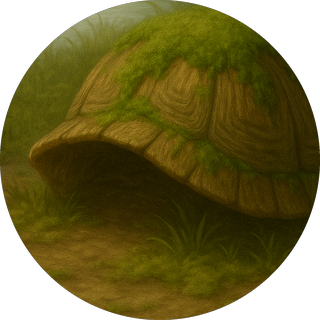
#> input picture docs/assets/img/abitanti/tilda.png, 320 x 320 px, found by its file name
$ python ritagli.py ../docs/assets/img/abitanti/tilda.png
#> lines starting #> are read from the running program, lines starting #| are printed output that depends on the picture; after the words box and inside, x2 and y2 are one past the last pixel; in counts of white or black regions, pixels touching at a corner belong together
# -*- coding: utf-8 -*-
"""
Ritaglia dalle immagini di img/ i pezzi usati come decorazione del sito:
 - medaglioni tondi per la pagina "Gli abitanti"

Sono l'unico uso delle immagini generate: nessuna banda, nessuno sfondo.

Le immagini originali NON vengono usate come illustrazioni dei racconti.

Uso:  python tools/ritagli.py           genera in docs/assets/img/
      python tools/ritagli.py --provino genera anche un provino di controllo
"""
import sys
from pathlib import Path

from PIL import Image, ImageDraw, ImageEnhance

ROOT = Path(__file__).resolve().parent.parent
SORGENTI = ROOT / "img"
DEST = ROOT / "docs" / "assets" / "img"
MEDAGLIONI = DEST / "abitanti"

LATO_MEDAGLIONE = 320  # px, il doppio della dimensione massima a schermo

# nome, file, centro x (0-1), centro y (0-1), lato del ritaglio (frazione della larghezza)
RITAGLI = [
    ("tilda",       "tilda.png",            0.489, 0.641, 0.62),
    ("velia",       "velia2.png",           0.660, 0.520, 0.40),
    ("rubino",      "ricciolepregede.png",  0.356, 0.719, 0.32),
    ("lola",        "ricciolepregede.png",  0.704, 0.576, 0.36),
    ("gedeone",     "ricciolepregede.png",  0.224, 0.116, 0.22),
    ("celestina",   "civett.png",           0.300, 0.410, 0.34),
    ("petronio",    "scoiattolo.png",       0.185, 0.205, 0.17),
    ("savino",      "scoiattolo.png",       0.459, 0.492, 0.46),
    ("curzio",      "curzio.png",           0.280, 0.430, 0.32),
    ("tenebrio",    "tasso.png",            0.597, 0.623, 0.46),
    ("lucia",       "tasso tenebrio.png",   0.807, 0.792, 0.15),
    ("tamarinda",   "talpa2.png",           0.502, 0.648, 0.26),
    ("romualdo",    "romo.png",             0.179, 0.244, 0.30),
    ("prospero",    "romo.png",             0.700, 0.170, 0.22),
    ("carisio",     "cervoo.png",           0.670, 0.210, 0.30),
    ("clizia",      "clizia_new.png",       0.499, 0.497, 0.440),
    ("livia",       "livia.png",            0.548, 0.337, 0.40),
    ("pindaro",     "pipistrello.png",      0.468, 0.183, 0.36),
    ("fiammetta",   "fiametta2.png",        0.484, 0.632, 0.36),
    ("brumildo",    "orsorondine.png",      0.320, 0.513, 0.40),
    ("raminga",     "orsorondine.png",      0.420, 0.239, 0.20),
    ("sinestesio",  "sinestesio.png",       0.778, 0.566, 0.28),
    ("lara",        "lontra castoro.png",   0.636, 0.440, 0.36),
    ("callisto",    "lontra castoro.png",   0.340, 0.453, 0.40),
    ("vento",       "vento2.png",           0.500, 0.320, 0.42),
]


def apri(nome):
    return Image.open(SORGENTI / nome).convert("RGB")


def ritaglio_quadrato(im, cx, cy, lato_frazione):
    lato = int(im.width * lato_frazione)
    lato = min(lato, im.width, im.height)
    x = int(im.width * cx - lato / 2)
    y = int(im.height * cy - lato / 2)
    x = max(0, min(x, im.width - lato))
    y = max(0, min(y, im.height - lato))
    return im.crop((x, y, x + lato, y + lato))


def maschera_tonda(lato):
    grande = lato * 4
    m = Image.new("L", (grande, grande), 0)
    ImageDraw.Draw(m).ellipse((0, 0, grande - 1, grande - 1), fill=255)
    return m.resize((lato, lato), Image.LANCZOS)


# ritagli troppo scuri da schiarire un po'
SCHIARISCI = {"petronio": 1.32, "tenebrio": 1.15, "pindaro": 1.25}

# ritagli poco leggibili da rinforzare nel contrasto
CONTRASTO = {"petronio": 1.18, "tamarinda": 1.15, "vento": 1.15}


def genera_medaglioni():
    """Rifà i medaglioni dalle immagini di partenza.

    Se una immagine di partenza non c'è — per esempio perché img/ non è stata
    caricata su GitHub — il medaglione già pronto in docs/ va benissimo così:
    si tiene quello e si tira avanti.
    """
    MEDAGLIONI.mkdir(parents=True, exist_ok=True)
    fatti, tenuti, persi = [], [], []

    for nome, file, cx, cy, lato in RITAGLI:
        if not (SORGENTI / file).exists():
            (tenuti if (MEDAGLIONI / f"{nome}.png").exists() else persi).append(nome)
            continue
        im = ritaglio_quadrato(apri(file), cx, cy, lato)
#> in apri, `return Image.open(SORGENTI / nome).convert("RGB")`:
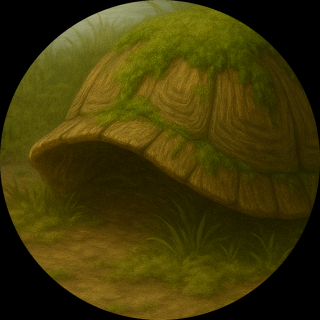
#> returned value: PIL image 320x320 RGB; mean R, G, B 64.2, 55.5, 7.1
#> in ritaglio_quadrato, `lato = int(im.width * lato_frazione)`: lato = 198
#> in ritaglio_quadrato, `x = int(im.width * cx - lato / 2)`: x = 57
#> in ritaglio_quadrato, `y = int(im.height * cy - lato / 2)`: y = 106
#> in ritaglio_quadrato, `return im.crop((x, y, x + lato, y + lato))`:
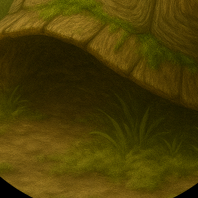
#> returned value: PIL image 198x198 RGB; mean R, G, B 74.7, 61.1, 5
        # non si ingrandisce oltre un quarto: meglio un medaglione più piccolo che sfocato
        finale = min(LATO_MEDAGLIONE, max(216, int(im.width * 1.25)))
        im = im.resize((finale, finale), Image.LANCZOS)
        if nome in SCHIARISCI:
            im = ImageEnhance.Brightness(im).enhance(SCHIARISCI[nome])
        if nome in CONTRASTO:
            im = ImageEnhance.Contrast(im).enhance(CONTRASTO[nome])
        fuori = Image.new("RGBA", im.size, (0, 0, 0, 0))
        fuori.paste(im, (0, 0), maschera_tonda(im.width))
        fuori.save(MEDAGLIONI / f"{nome}.png", optimize=True)
        fatti.append(nome)

    return fatti, tenuti, persi


def genera_autrice():
    """Ritaglio tondo della foto dell'autrice, stesso trattamento dei personaggi."""
    origine = ROOT / "vitto_img.jpeg"
    if not origine.exists():
        return "già pronto" if (DEST / "autrice.png").exists() else None
    im = Image.open(origine).convert("RGB")
    im = ritaglio_quadrato(im, 0.44, 0.33, 0.82)
    lato = 480
    im = im.resize((lato, lato), Image.LANCZOS)
    maschera = maschera_tonda(lato)
    fuori = Image.new("RGBA", im.size, (0, 0, 0, 0))
    fuori.paste(im, (0, 0), maschera)
    fuori.save(DEST / "autrice.png", optimize=True)
    return "autrice.png"


def provino(nomi_medaglioni):
    import math
    C = 6
    CELL = 180
    R = math.ceil(len(nomi_medaglioni) / C)
    sheet = Image.new("RGB", (C * CELL, R * (CELL + 22)), (244, 232, 205))
    d = ImageDraw.Draw(sheet)
    for i, nome in enumerate(nomi_medaglioni):
        im = Image.open(MEDAGLIONI / f"{nome}.png").convert("RGBA")
        im.thumbnail((CELL - 12, CELL - 12), Image.LANCZOS)
        x = (i % C) * CELL
        y = (i // C) * (CELL + 22)
        sheet.paste(im, (x + 6, y + 6), im)
        d.text((x + 8, y + CELL + 4), nome, fill=(20, 20, 20))
    p = ROOT / "tools" / "provino-medaglioni.jpg"
    sheet.save(p, quality=88)
    return p


def main():
    if not SORGENTI.exists():
        print(f"La cartella {SORGENTI.name}/ non c'è: le immagini di partenza non sono")
        print("su questo computer (per esempio perché non vengono caricate su GitHub).")

    fatti, tenuti, persi = genera_medaglioni()
#> in genera_medaglioni, `fuori = Image.new("RGBA", im.size, (0, 0, 0, 0))`: fuori: PIL image 247x247 RGBA; every value is 0
#> in maschera_tonda, `m = Image.new("L", (grande, grande), 0)`: m: PIL image 988x988 L; every value is 0
#> in maschera_tonda, `ImageDraw.Draw(m).ellipse((0, 0, grande - 1, grande - 1), fill=255)`:
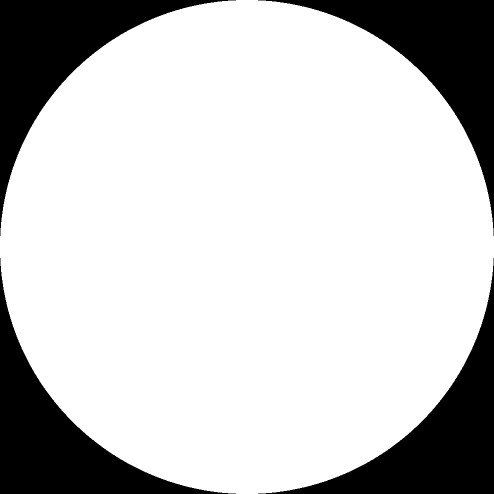
#> m: PIL image 988x988 L (shown at 1/2 size); 78.5% white; 4 black regions, box (x1, y1, x2, y2) and area: (0, 0, 472, 472) 52417, (516, 0, 988, 472) 52417, (0, 516, 472, 988) 52417, (516, 516, 988, 988) 52417
#> in maschera_tonda, `return m.resize((lato, lato), Image.LANCZOS)`:
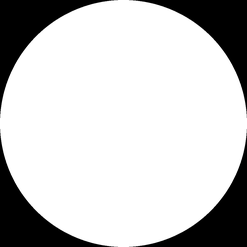
#> returned value: PIL image 247x247 L; min 0, max 255, mean 200.2
#> in genera_medaglioni, `fuori.paste(im, (0, 0), maschera_tonda(im.width))`:
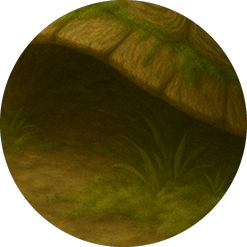
#> fuori: PIL image 247x247 RGBA; mean R, G, B, A 56.1, 46.1, 3.2, 200.2; transparent parts drawn white
    autrice = genera_autrice()

    if fatti:
        print(f"{len(fatti)} medaglioni rifatti  -> docs/assets/img/abitanti/")
    if tenuti:
        print(f"{len(tenuti)} medaglioni tenuti come sono: manca l'immagine di partenza,")
        print("  ma quelli già pronti in docs/ vanno benissimo.")
    if autrice:
        print(f"autrice      -> {autrice}")
    else:
        print("  ⚠ manca sia vitto_img.jpeg sia il ritratto già pronto")

    if persi:
        print()
        print("  ✗ questi non ci sono né come immagine di partenza né come ritaglio:")
        print("    " + ", ".join(persi))
        print("    Rimetti la cartella img/ al suo posto e rilancia.")
#> (the run stopped early here; a loop or call above may not have finished)
